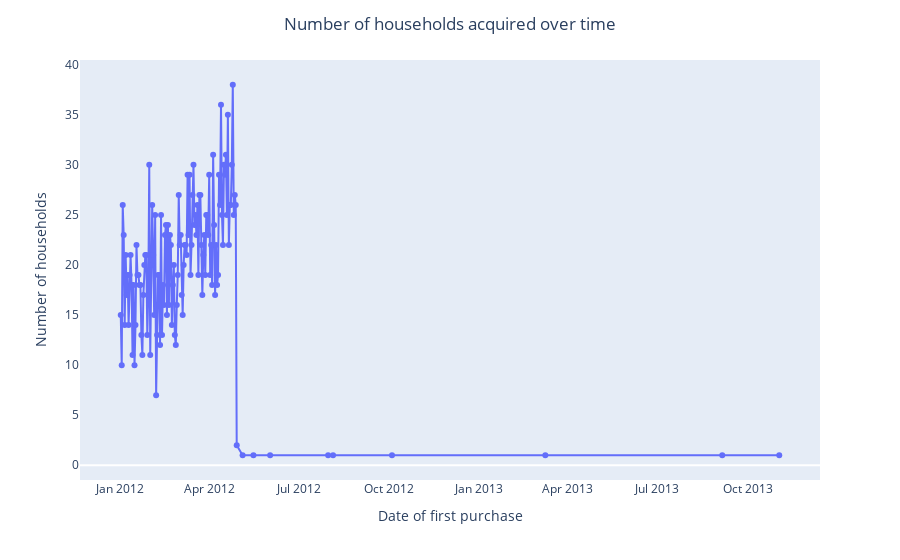

The notebook cell saved with this chart:
### Code cell
fig = px.line(
    df_customer_acquisition,
    x="Date_of_first_purchase",
    y="Number_of_households",
    markers=True,
    labels={
        "Date_of_first_purchase": "Date of first purchase",
        "Number_of_households": "Number of households",
    },
)
fig.update_layout(
    title={"text": "Number of households acquired over time", "x": 0.5},
    xaxis=dict(showgrid=False),
    yaxis=dict(showgrid=False),
)
fig
